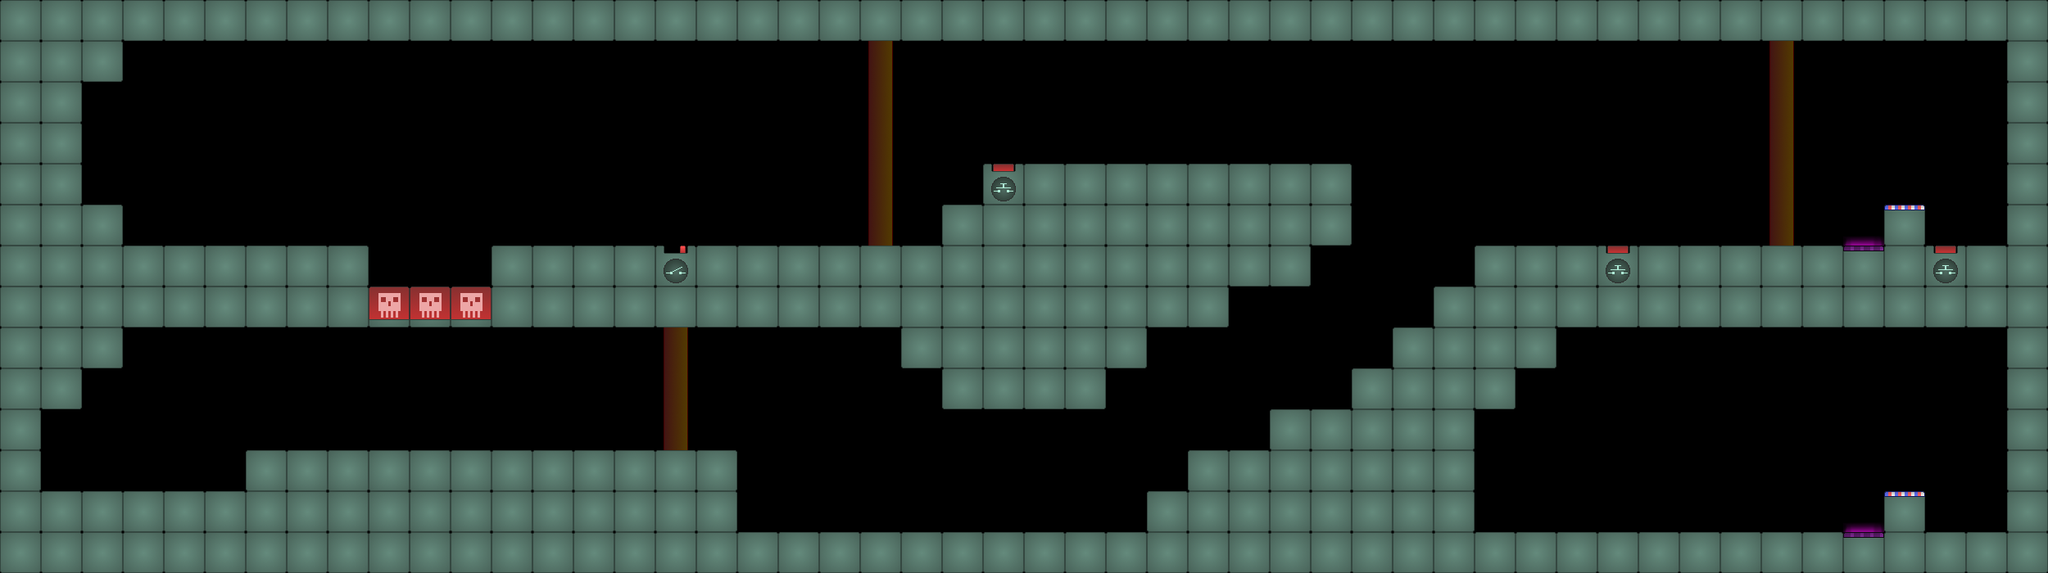

Below is a game level as drawn by its tile map, then a one-line description and the .tmx file that defines it, in full:
An orthogonal 50x14 tile map with 50x50 px tiles, 1 tile layer (Tile Layer 1).

<map version="1.0" orientation="orthogonal" width="50" height="14" tilewidth="50" tileheight="50">
 <properties>
  <property name="cameraSpeed" value="80" />
 </properties>
 <tileset firstgid="1" name="Aina2" tilewidth="50" tileheight="50">
  <image source="newtileset.png" trans="ff00ff" width="1450" height="50" />
 </tileset>
 <layer name="Tile Layer 1" width="50" height="14">
  <data encoding="csv">
1,1,1,1,1,1,1,1,1,1,1,1,1,1,1,1,1,1,1,1,1,1,1,1,1,1,1,1,1,1,1,1,1,1,1,1,1,1,1,1,1,1,1,1,1,1,1,1,1,1,
1,1,1,0,0,0,0,0,0,0,0,0,0,0,0,0,0,0,0,0,0,13,0,0,0,0,0,0,0,0,0,0,0,0,0,0,0,0,0,0,0,0,0,14,0,0,0,0,0,1,
1,1,0,0,0,0,0,0,0,0,0,0,0,0,0,0,0,0,0,0,0,13,0,0,0,0,0,0,0,0,0,0,0,0,0,0,0,0,0,0,0,0,0,14,0,0,0,0,0,1,
1,1,0,0,0,0,0,0,0,0,0,0,0,0,0,0,0,0,0,0,0,13,0,0,0,0,0,0,0,0,0,0,0,0,0,0,0,0,0,0,0,0,0,14,0,0,0,0,0,1,
1,1,0,0,0,0,0,0,0,0,0,0,0,0,0,0,0,0,0,0,0,13,0,0,18,1,1,1,1,1,1,1,1,0,0,0,0,0,0,0,0,0,0,14,0,0,0,0,0,1,
1,1,1,0,0,0,0,0,0,0,0,0,0,0,0,0,0,0,0,0,0,13,0,1,1,1,1,1,1,1,1,1,1,0,0,0,0,0,0,0,0,0,0,14,0,29,28,0,0,1,
1,1,1,1,1,1,1,1,1,0,0,0,1,1,1,1,2,1,1,1,1,1,1,1,1,1,1,1,1,1,1,1,0,0,0,0,1,1,1,19,1,1,1,1,1,23,1,19,1,1,
1,1,1,1,1,1,1,1,1,22,22,22,1,1,1,1,1,1,1,1,1,1,1,1,1,1,1,1,1,1,0,0,0,0,0,1,1,1,1,1,1,1,1,1,1,1,1,1,1,1,
1,1,1,0,0,0,0,0,0,0,0,0,0,0,0,0,12,0,0,0,0,0,1,1,1,1,1,1,0,0,0,0,0,0,1,1,1,1,0,0,0,0,0,0,0,0,0,0,0,1,
1,1,0,0,0,0,0,0,0,0,0,0,0,0,0,0,12,0,0,0,0,0,0,1,1,1,1,0,0,0,0,0,0,1,1,1,1,0,0,0,0,0,0,0,0,0,0,0,0,1,
1,0,0,0,0,0,0,0,0,0,0,0,0,0,0,0,12,0,0,0,0,0,0,0,0,0,0,0,0,0,0,1,1,1,1,1,0,0,0,0,0,0,0,0,0,0,0,0,0,1,
1,0,0,0,0,0,1,1,1,1,1,1,1,1,1,1,1,1,0,0,0,0,0,0,0,0,0,0,0,1,1,1,1,1,1,1,0,0,0,0,0,0,0,0,0,0,0,0,0,1,
1,1,1,1,1,1,1,1,1,1,1,1,1,1,1,1,1,1,0,0,0,0,0,0,0,0,0,0,1,1,1,1,1,1,1,1,0,0,0,0,0,0,0,0,0,29,28,0,0,1,
1,1,1,1,1,1,1,1,1,1,1,1,1,1,1,1,1,1,1,1,1,1,1,1,1,1,1,1,1,1,1,1,1,1,1,1,1,1,1,1,1,1,1,1,1,23,1,1,1,1
</data>
 </layer>
</map>
